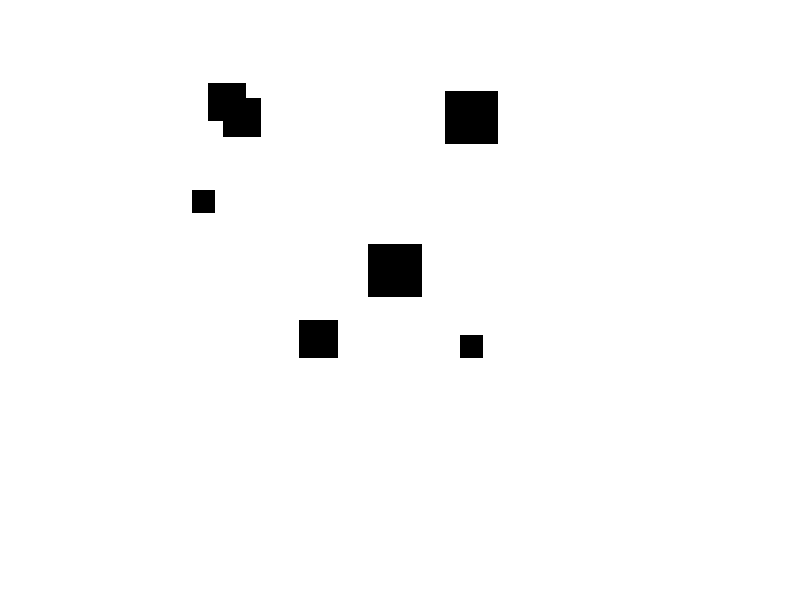

This chart was generated by the following MATLAB code: (Note: this script raises an error after producing the figure.)
clc
close all
clear all
%%
dim=[64,64];
obs=[10,10,2;39,20,3;8,8,3;30,30,4;40,40,1;21,5,1;10,40,5];
robotsize=8;
grid=ones(dim);
for i=1:size(obs,1)
    x=obs(i,1);
    y=obs(i,2);
    r=obs(i,3);
    grid(x,y)=1;
    grid(fix(-r/2)+x-1:fix(r/2)+x+1,fix(-r/2)+y-1:fix(r/2)+y+1)=0;
end
figure,imshow(grid);
map=Cell1(grid,[1,1],64);

l_32=decomp(map,robotsize,0.9);
% blankMap=ones(dim);
% figure
% blockedMap=drawMap(blankMap,map);
% imshow(blockedMap);
%%
figure
gridNew=ones(64,64);
for i=l_32
    grid=i.value;
    idx=i.idx;
    dim=size(grid,1);
    gridNew(idx(1)+1:idx(1)+size(grid,1),idx(2)+1:idx(2)+size(grid,1))=grid;
    
    imshow(gridNew);
    
end
%%
gridNew=ones(64,64);
l_16=[];
for i=l_32
    l_16=[l_16,i.children];
end
figure
gridNew=ones(64,64);
for i=l_16
    grid=i.value;
    %     imshow(grid);
    idx=i.idx;
    dim=size(grid,1);
    
    idxf=i.father.idx;
    fatherdim=size(i.father.value,1);
    disp(i.father.idx);
    disp(idx);
        if isequal(idxf,[1,1])
            disp("1");
            if idx(1)==1 && idx(2)==1 %[1,1]
                gridNew(idx(1):dim,idx(2):dim)=grid;
            elseif idx(1)==1 && idx(2)~=1 %[1,16]
                gridNew(idx(1):dim,idx(2)+1:idx(2)+dim)=grid;
            elseif idx(1)~=1 && idx(2)==1 %[16,1]
                gridNew(idx(1)+1:idx(1)+dim,idx(2):dim)=grid;
            else %[16,16]
                gridNew(idx(1)+1:idx(1)+dim,idx(2)+1:dim+idx(2))=grid;
            end
        elseif isequal(idxf,[1,32])
            disp("2");%f=[1,32]
            if idx(1)==1 && idx(2)==1 %[1,1] 
                gridNew(idx(1):dim,idx(2)+idxf(2):dim+idxf(2))=grid;
            elseif idx(1)==1 && idx(2)~=1 %[1,16]
                gridNew(idx(1):dim,idx(2)+idxf(2)+1:end)=grid;
            elseif idx(1)~=1 && idx(2)==1 %[16,1]
                gridNew(idxf(1)+idx(1):idx(1)+dim,idxf(2)+1:dim+idxf(2))=grid;
            else %[16,16]
                gridNew(idxf(1)+idx(1)+1:idx(1)+idxf(1)+dim,idx(2)+idxf(2)+1:end)=grid;
            end
        elseif isequal([32,1],idxf)
            disp("3");%f=[32,1]
            if idx(1)==1 && idx(2)==1 %[1,1] 
                gridNew(idx(1)+idxf(1)+1:idx(1)+dim+idxf(1),idx(2):dim)=grid;
            elseif idx(1)==1 && idx(2)~=1 %[1,16]
                gridNew(idx(1)+idxf(1):dim+idxf(1),idx(2)+1:idx(2)+dim)=grid;
            elseif idx(1)~=1 && idx(2)==1 %[16,1]
                gridNew(idxf(1)+idx(1)+1:end,idx(2):dim)=grid;
            else %[16,16]
                gridNew(idxf(1)+idx(1)+1:end,idx(2)+idxf(2)+1:idx(2)+idxf(2)+dim)=grid;
            end
        elseif isequal([32,32],idxf)
            disp("4");%f=[32 32]
            if idx(1)==1 && idx(2)==1 %[1,1] 
                gridNew(idx(1)+idxf(1):idxf(1)+dim,idxf(2)+idx(2):idxf(2)+dim)=grid;
            elseif idx(1)==1 && idx(2)~=1 %[1,16]
                gridNew(idx(1)+idxf(1)+1:idx(1)+idxf(1)+dim,idxf(2)+idx(2)+1:end)=grid;
            elseif idx(1)~=1 && idx(2)==1 %[16,1]
                gridNew(idxf(1)+idx(1)+1:end,idx(2):dim)=grid;
            else %[16,16]
                gridNew(idxf(1)+idx(1)+1:end,idx(2)+idxf(2)+1:end)=grid;
            end
    end
    imshow(gridNew);
    hold on;
end
imshow(gridNew);
